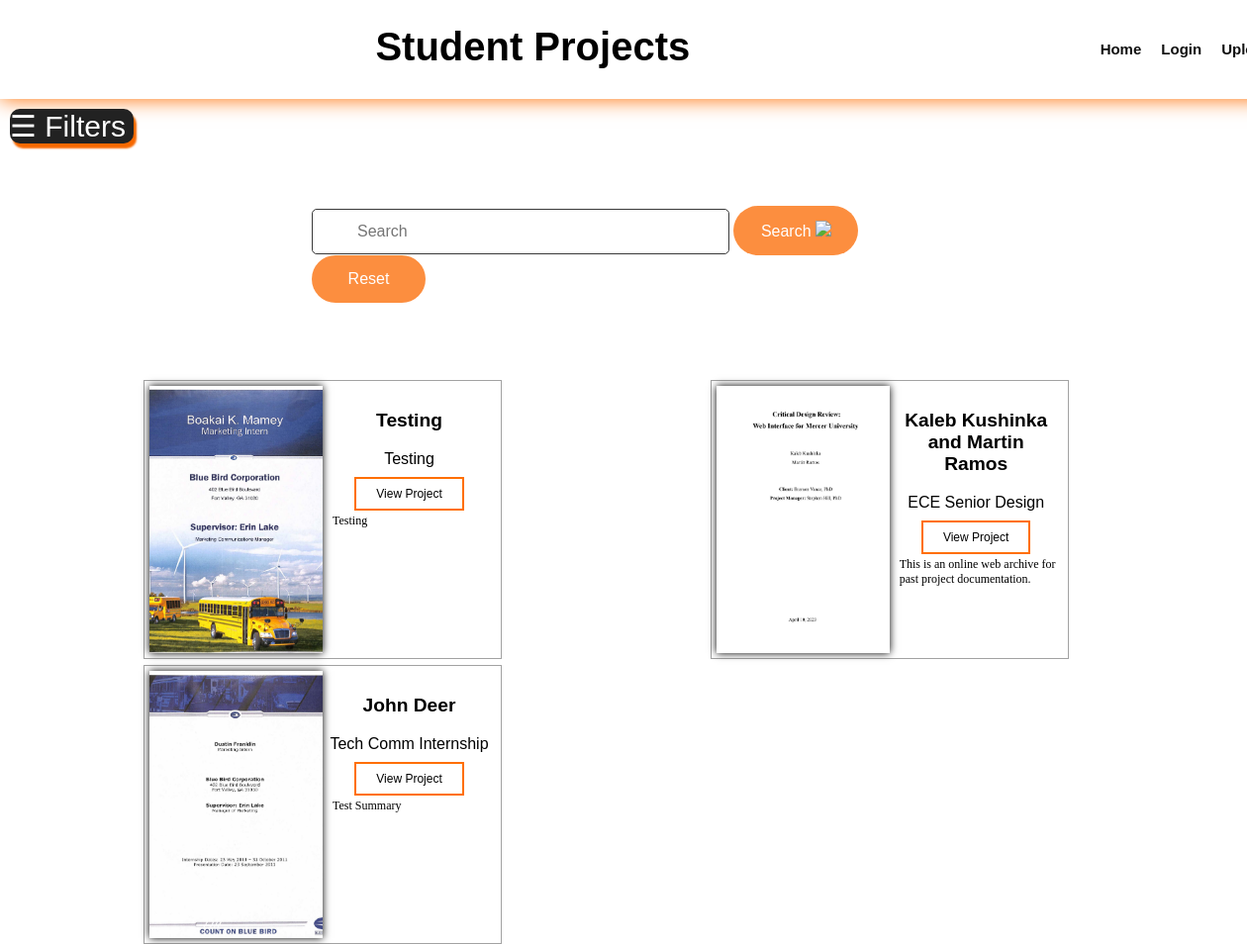
/browse-page, run on an earlier commit of the app's database.
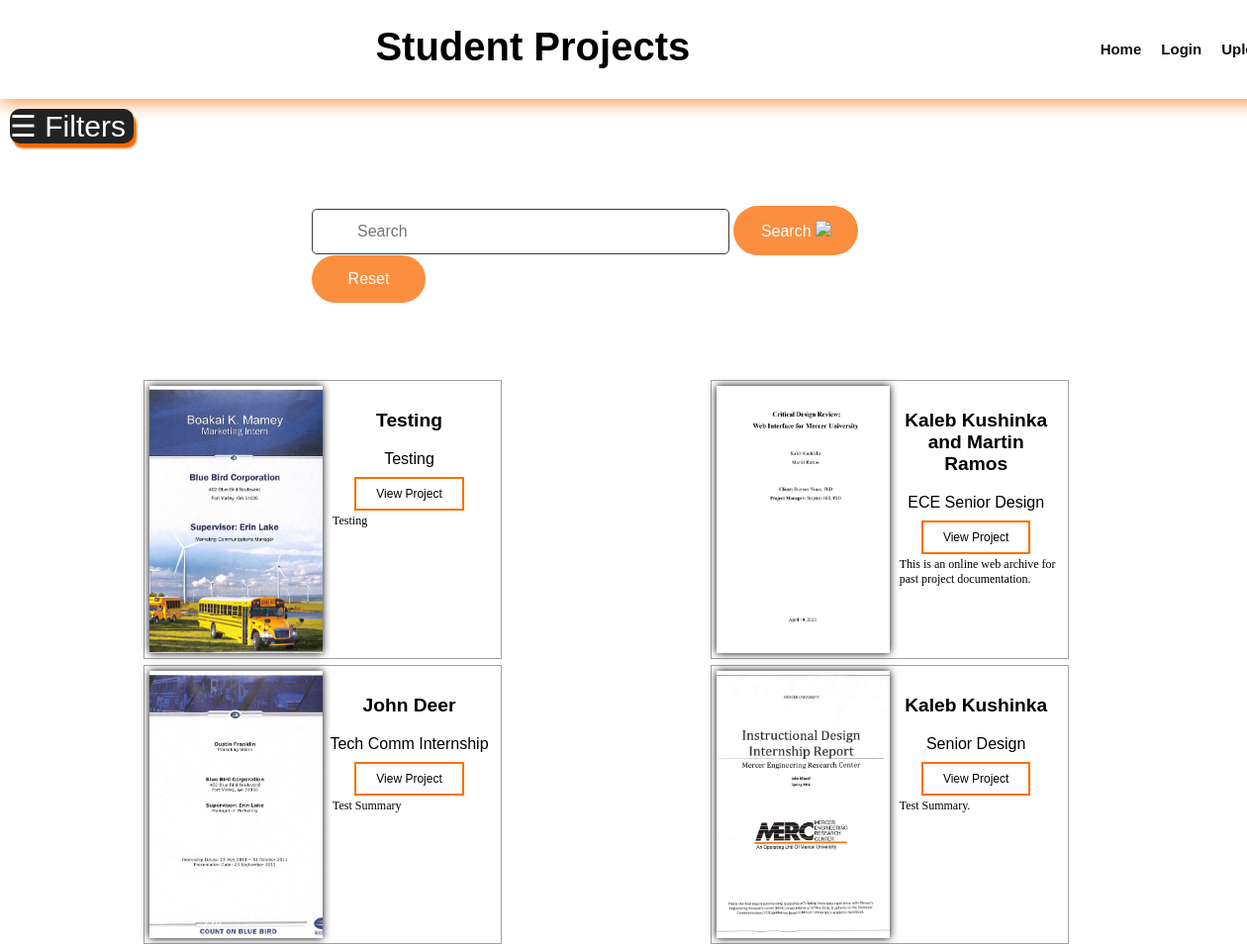
And on a later commit of the database.
### app/models.py (models this page shows)
class Project(Base):
    __tablename__ = "project"
    id = Column(Integer, primary_key=True, index=True)
    title = Column(String, index=True)
    author = Column(String, index=True)
    project_type = Column(String, index=True)
    summary = Column(String, index=True)
    semester = Column(String, index=True)
    file_path = Column(String(255), index=True)
    project_manager = Column(String, index=True)
    project_client = Column(String, index=True)
    img_file_path = Column(String(255), index=True)

### app/main.py (the view)
@app.get("/browse-page")
async def browse_page(request: Request, db:Session = Depends(get_db)):
    project = db.query(models.Project).all()
    return templates.TemplateResponse("browse-page.html", {"request": request, "projs": project})

### templates/browse-page.html (shortened to what this page needs)
<!DOCTYPE html>
<html lang="en">
<head>
    <link rel="stylesheet" href="{{ url_for('static', path='css/styleBrowse.css') }}">
</head>
<body>
    <section>
        <header>
            <h1>Student Projects</h1>
            <ul>
                <li><a href="{{url_for('Home')}}">Home</a></li>
                <li><a href="#">Login</a></li>
                <li><a href="{{url_for('upload_page')}}">Upload</a></li>
            </ul>
        </header>
        <div id="browse">
        <div id="open-filters" style="cursor: pointer;" onclick="openNav()">&#9776; Filters</div>
        <div class="results">
            <div class="searchBox">
                <form action="/search/" id="search-form">
                <input type="text" name = "query" class="search" placeholder="Search">
                <button class="search-button" type="submit">Search <img src="{{url_for('static', path='images/Search.png')}}"></button>
                <button class="reset-button" onclick="reset()">Reset</button>
                </form>
            </div>
                <div class="results_box">
                    {% for project in projs %}
                    <div class="results_card">
                        <div class="results_image">
                            <img src= "/uploads/{{project.img_file_path}}" alt="">
                        </div>
                        <div class="results_tag">
                            <p class="author">{{ project.author}}</p>
                            <p class="type">{{ project.project_type}}</p>
                            <a href="/pdf/{{project.id}}" class="results_btn">View Project</a>
                            <p class="summary">{{project.summary}}</p>
                        </div>
                    </div>
                    {% endfor %}
                </div>
            </div>
        </div>
    </section>
</body>

What changed in the data, as far as the page shows it:
added Project: img_file_path (picture), author "Kaleb Kushinka", project_type "Senior Design", summary "Test Summary."
